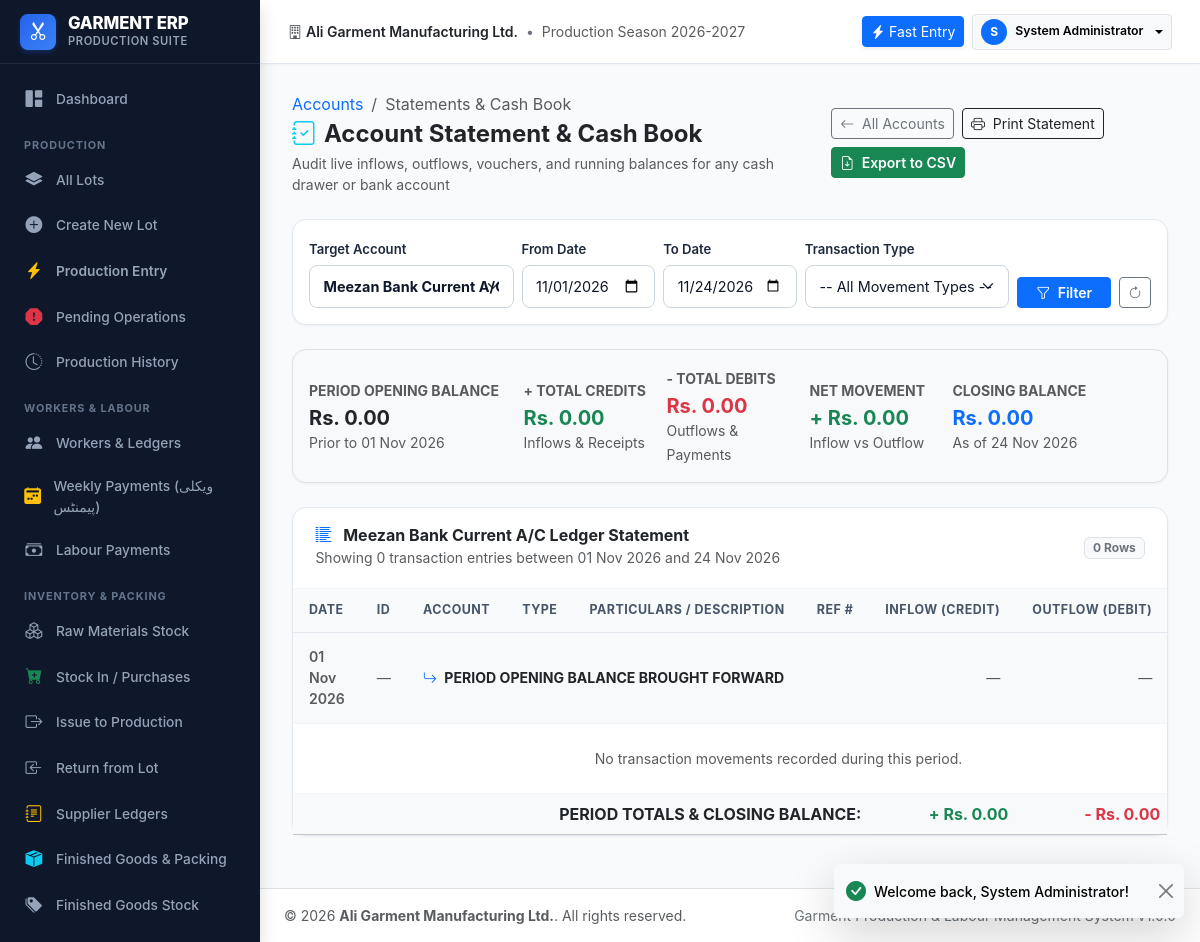
Page /modules/accounts/statement.php?account_id=2 (signed in) on the committed database.
### tables this page shows
CREATE TABLE `users` (
    `id` INT AUTO_INCREMENT PRIMARY KEY,
    `username` VARCHAR(50) NOT NULL UNIQUE,
    `password_hash` VARCHAR(255) NOT NULL,
    `full_name` VARCHAR(100) NOT NULL,
    `role_id` INT NOT NULL,
    `phone` VARCHAR(30) NULL,
    `email` VARCHAR(100) NULL,
    `is_active` TINYINT(1) NOT NULL DEFAULT 1,
    `created_at` DATETIME NOT NULL DEFAULT CURRENT_TIMESTAMP,
    `updated_at` DATETIME NOT NULL DEFAULT CURRENT_TIMESTAMP ON UPDATE CURRENT_TIMESTAMP,
    FOREIGN KEY (`role_id`) REFERENCES `roles`(`id`)
);

CREATE TABLE `cash_bank_accounts` (
    `id` INT AUTO_INCREMENT PRIMARY KEY,
    `account_name` VARCHAR(100) NOT NULL,
    `account_number` VARCHAR(50) NULL,
    `bank_name` VARCHAR(100) NULL,
    `current_balance` DECIMAL(14,2) NOT NULL DEFAULT 0.00,
    `is_active` TINYINT(1) NOT NULL DEFAULT 1
);

### modules/accounts/statement.php (the view, shortened to what the rows shown need)
<?php
require_once __DIR__ . '/../../config/config.php';
require_once __DIR__ . '/../../config/auth.php';
require_login();
$db = get_db();
$accountId = (int)($_GET['account_id'] ?? 0);
$startDate = trim($_GET['start_date'] ?? date('Y-m-01'));
$endDate = trim($_GET['end_date'] ?? date('Y-m-d'));
$accounts = $db->query("SELECT * FROM cash_bank_accounts ORDER BY is_active DESC, account_name ASC")->fetchAll();
$selectedAccount = null;
if ($accountId > 0) {
    foreach ($accounts as $a) {
        if ($a['id'] == $accountId) {
            $selectedAccount = $a;
            break;
        }
    }
}
$sql = "SELECT at.*, cba.account_name, cba.bank_name, cba.account_number,
               rel.account_name AS related_name, u.full_name AS recorder_name
        FROM account_transactions at
        JOIN cash_bank_accounts cba ON at.account_id = cba.id
        LEFT JOIN cash_bank_accounts rel ON at.related_account_id = rel.id
        LEFT JOIN users u ON at.created_by = u.id
        WHERE at.transaction_date BETWEEN ? AND ?";
$params = [$startDate, $endDate];
if ($accountId > 0) {
    $sql .= " AND at.account_id = ?";
    $params[] = $accountId;
}
$sql .= " ORDER BY at.transaction_date ASC, at.id ASC";
$stmt = $db->prepare($sql);
$stmt->execute($params);
$transactions = $stmt->fetchAll();
require_once __DIR__ . '/../../includes/header.php';
?>
<div class="app-main">
    <?php require_once __DIR__ . '/../../includes/topbar.php'; ?>
    <div class="app-content">
        <div class="card-modern">
            <div class="card-modern-header d-flex justify-content-between align-items-center">
                <div>
                    <h6 class="fw-bold mb-0 text-dark">
                        <i class="bi bi-list-columns-reverse me-2 text-primary"></i>
                        <?= $selectedAccount ? clean($selectedAccount['account_name']) . " Ledger Statement" : "Consolidated General Cash Book" ?>
                    </h6>
                    <span class="text-muted small">Showing <?= count($transactions) ?> transaction entries between <?= format_date($startDate) ?> and <?= format_date($endDate) ?></span>
                </div>
            </div>
            <div class="card-modern-body p-0">
                <div class="table-responsive">
                    <table class="table table-modern align-middle mb-0" id="statementTable">
                        <thead>
                            <tr>
                                <th style="width: 105px;">Date</th>
                                <th style="width: 70px;">ID</th>
                                <th>Account</th>
                                <th>Type</th>
                                <th>Particulars / Description</th>
                                <th>Ref #</th>
                                <th class="text-end" style="width: 140px;">Inflow (Credit)</th>
                                <th class="text-end" style="width: 140px;">Outflow (Debit)</th>
                            </tr>
                        </thead>
                    </table>
                </div>
            </div>
        </div>
    </div>
<?php require_once __DIR__ . '/../../includes/footer.php'; ?>

### includes/topbar.php (shortened to what the rows shown need)
<?php
$currentUser = current_user();
?>
<header class="app-topbar">
    <div class="d-flex align-items-center gap-2">
        <div class="dropdown">
            <button class="btn btn-sm btn-light border dropdown-toggle d-flex align-items-center gap-2" type="button" data-bs-toggle="dropdown" aria-expanded="false">
                <div class="bg-primary text-white rounded-circle d-flex align-items-center justify-content-center" style="width: 26px; height: 26px; font-size: 0.75rem; font-weight: 700;">
                    <?= strtoupper(substr($currentUser['full_name'] ?? 'U', 0, 1)) ?>
                </div>
                <span class="d-none d-md-inline fw-semibold small"><?= clean($currentUser['full_name'] ?? 'User') ?></span>
            </button>
        </div>
    </div>
</header>

### rows in the picture
users: full_name "S", full_name "System Administrator"
cash_bank_accounts: account_name "Meezan Bank Current A/C"

### other values in the picture
get_setting('company_name', 'Garment ERP') "Ali Garment Manufacturing Ltd."
format_currency($openingPeriodBalance) "Rs. 0.00"
format_date($startDate) "01 Nov 2026"
format_currency($totalCredit) "Rs. 0.00"
format_currency($totalDebit) "Rs. 0.00"
format_currency($netMovement) "Rs. 0.00"
format_currency($closingPeriodBalance) "Rs. 0.00"
format_date($endDate) "24 Nov 2026"
count($transactions) "0"
form field account_id "Meezan Bank Current A/C (Rs. 450,000.00)"
